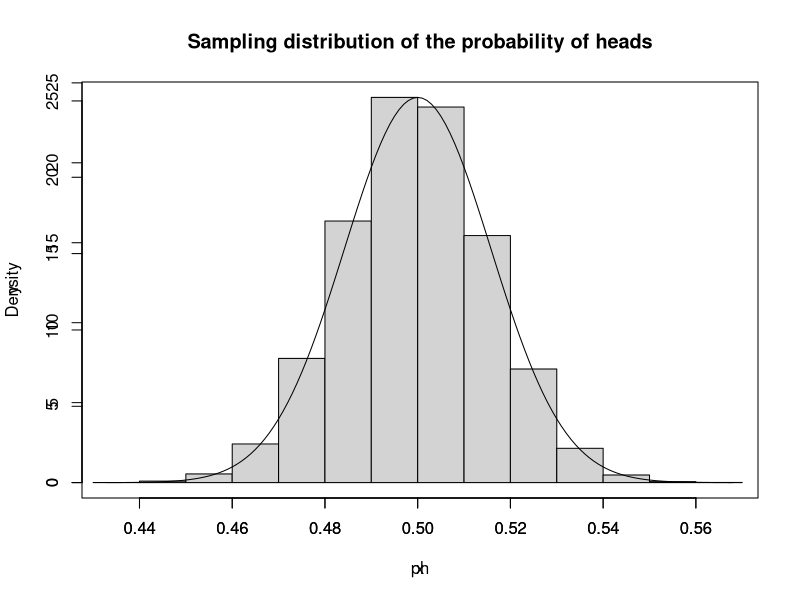
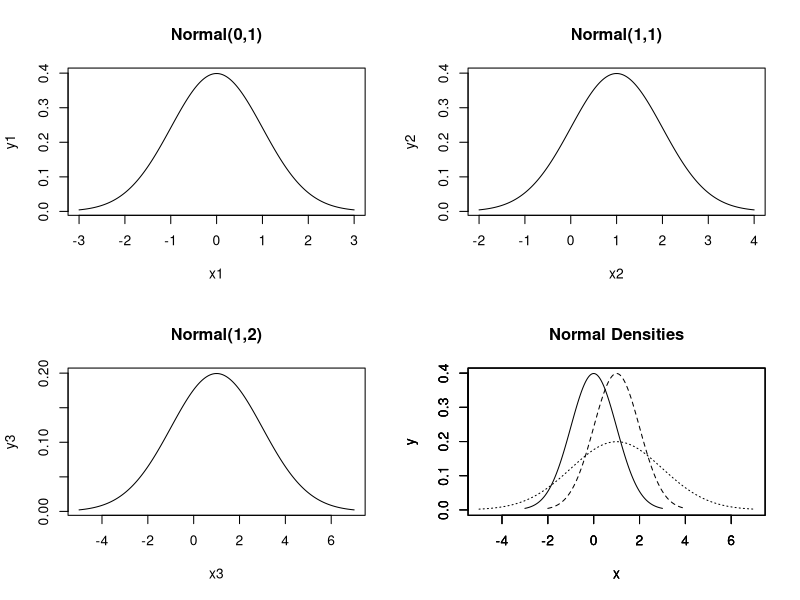

Write R code to recreate these figures, in order.
### Statistics 6501, Handout 1

### This R script simulates flipping a fair coin 1000 times.
### Three examples of using simulation are given using various 
### R commands.  Finally, the CLT is demonstrated.

# Example 1. Simulate flipping a fair coin n times.

n = 1000
p = 0.50

h = 0 	# counter for heads

for (i in 1:n){	
	x = runif(1)
	if (x < p) h = h + 1
}
h	# total number of heads simulated

ph = h/n
ph	# simulated estimate of the probability of heads

# Example 2. Simulate flipping a fair coin n times.
# Simulate using vectors.

x = runif(n)	# creates a vector x of random uniform values

length(x)

x[1:10] # prints the first 10 values of the vector x

C = x[x < p]	# puts all values of x that are less than p into a vector C
			
h = length(C)	# gives the number of heads
h

ph = h/n
ph

# Example 3. Recall that flipping a fair coin n times is a binomial experiment
 
h = rbinom(1,n,p)
h

ph = h/n
ph

# Example 4. Now simulate flipping a fair coin n times, but do it 100,000 
# times and then plot plot the sampling distribution of the estimated 
# probability of heads.  What does the CLT say about the distribution?  
# Ans: approximately N( p, sqrt((p*(1-p))/n) )

Reps = 100000

h = rbinom(Reps,n,p) # this produces a vector of length Reps

ph = h/n	# this uses the vector division elementwise

ph.min = min(ph)		# these commands find the range of values of ph
ph.max = max(ph)

hist(ph, prob=T, xlim=c(ph.min,ph.max), main="Sampling distribution of the probability of heads")

par(new=T) # resets the plot so another plot can be made of the same graph sheet

x = seq(ph.min, ph.max, 0.001)

p.mean = p
p.sd = sqrt((p*(1-p))/n)

y = dnorm(x, p.mean, p.sd)

plot(x, y, type="l")

####################################################################

### This is an R program that simulates a system of 
### n components connected in series.  The probability that
### a component fails is p.  The probability that
### the system fails is approximated using simulation.

p = 0.25 
n = 4

Reps = 10000

Count2 = 0	# Counter for number of failing systems in the overall simulation
for (j in 1:Reps){
	Count1 = 0	# Counter for number of failures in a simulated system
	for (i in 1:n){
		ci = runif(1)
		if(ci < p) Count1 = Count1 + 1
	}
	if (Count1 > 0) Count2 = Count2 + 1
}

psf = Count2/Reps
psf

psf.truth = 1-(1-p)**n
psf.truth

### Alternative solution, using R

c = rbinom(Reps,n,p)
Count = c[c>0]
psf = length(Count)/Reps
psf

psf.truth

### Exercise.  Write and R program that simulates a system of 
### n components connected in parallel. The probability that
### a component fails is p.  

####################################################################

### This script plots the normal density four times with different 
### parameter values.

par(mfrow=c(2,2)) # makes a grid of plots

# plot 1

mu = 0	# standard normal
sigma = 1

x.min1 = mu - 3*sigma
x.max1 = mu + 3*sigma

x1 = seq(x.min1,x.max1,0.01)
y1 = dnorm(x1,mu,sigma)

plot(x1,y1,type="l", main="Normal(0,1)")

# plot 2

mu = 1	# standard normal
sigma = 1

x.min2 = mu - 3*sigma
x.max2 = mu + 3*sigma

x2 = seq(x.min2,x.max2,0.01)
y2 = dnorm(x2,mu,sigma)

plot(x2,y2,type="l", main="Normal(1,1)")

# plot 3

mu = 1	# standard normal
sigma = 2

x.min3 = mu - 3*sigma
x.max3 = mu + 3*sigma

x3 = seq(x.min3,x.max3,0.01)
y3 = dnorm(x3,mu,sigma)

plot(x3,y3,type="l", main="Normal(1,2)")

# plot 4, plot all densities on the same plot

x.min = min(x.min1,x.min2,x.min3)
x.max = max(x.max2,x.max2,x.max3)

y.max = max(y1,y2,y3)

plot(x1,y1,type="l",lty=1,xlim=c(x.min,x.max),ylim=c(0,y.max),main="Normal Densities",xlab="x",ylab="y")
par(new=T)
plot(x2,y2,type="l",lty=2,xlim=c(x.min,x.max),ylim=c(0,y.max),xlab="x",ylab="y")
par(new=T)
plot(x3,y3,type="l",lty=3,xlim=c(x.min,x.max),ylim=c(0,y.max),xlab="x",ylab="y")

### Exercise.  Make plots for the exponential, gamma, t and F distributions.
  
